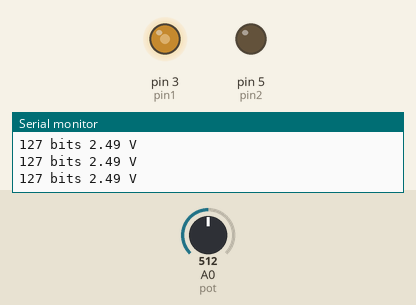
Bench run of a sketch on a simulated Arduino Uno, built with avr-gcc and run on an emulated ATmega328P. Shown: output pins drawn as LEDs (lit = HIGH), the last lines printed to the serial monitor. The inputs (shaded band) are chosen by the test bench; at power-on: A0 (pot) = 512.

Above: at 1.2 s.
1.3 s: A0 (pot) set to 415
At 2.5 s:
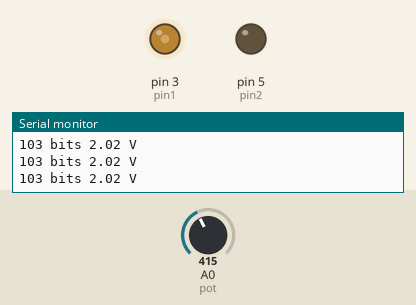
4.3 s: A0 (pot) set to 389
At 5.5 s:
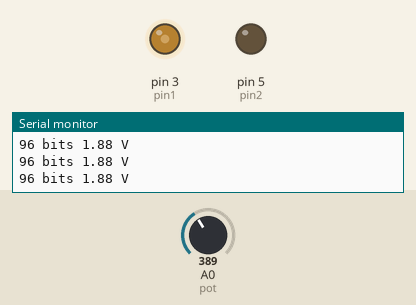
7.3 s: A0 (pot) set to 44
At 8.3 s:
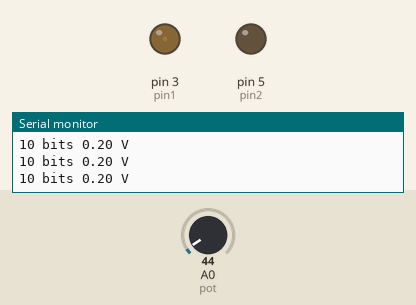
8.8 s: A0 (pot) set to 38
At 9.3 s:
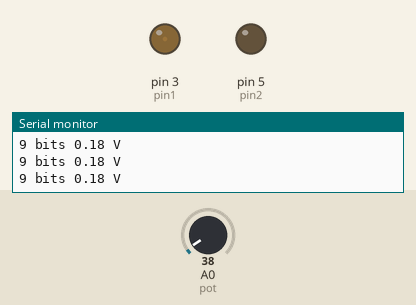
11.8 s: A0 (pot) set to 0
At 12.6 s:
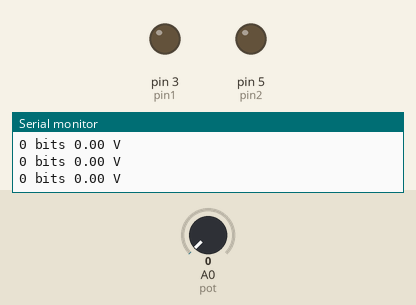
13.3 s: A0 (pot) set to 716
At 13.7 s:
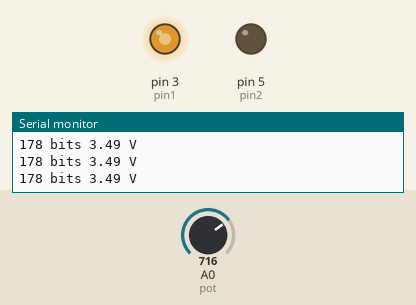
Timing chart, 0 to 15.8 s (numbered marks = the images above; inputs shaded):
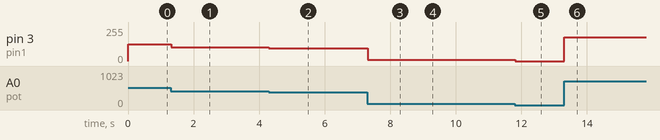

Measured:
- after the input at 1.3 s, pin 3 (pin1): 127/255 → 103/255 at once
- after the input at 4.3 s, pin 3 (pin1): 103/255 → 96/255 at once
- after the input at 7.3 s, pin 3 (pin1): 96/255 → 10/255 at once
- after the input at 8.8 s, pin 3 (pin1): 10/255 → 9/255 at once
- after the input at 11.8 s, pin 3 (pin1): 9/255 → 0/255 at once
- after the input at 13.3 s, pin 3 (pin1): 0/255 → 178/255 at once

The sketch:

minVolt.ino
```cpp
byte pot = A0;
byte pin1 = 3;
byte pin2 = 5;
int velocidad;
int lectura;
float volt;

void setup() {
	Serial.begin(9600);
	pinMode(pot, INPUT);
	pinMode(pin1, OUTPUT);
	pinMode(pin2, OUTPUT);
}

void loop() {
	lectura = analogRead(pot);

	velocidad = map(lectura, 0, 1023, 0, 255);

	analogWrite(pin1, velocidad);

	volt = (float) velocidad * 5 / 255;

	Serial.print(velocidad);
	Serial.print(" bits");
	Serial.print(" ");
	Serial.print(volt);
	Serial.println(" V");
}
```
